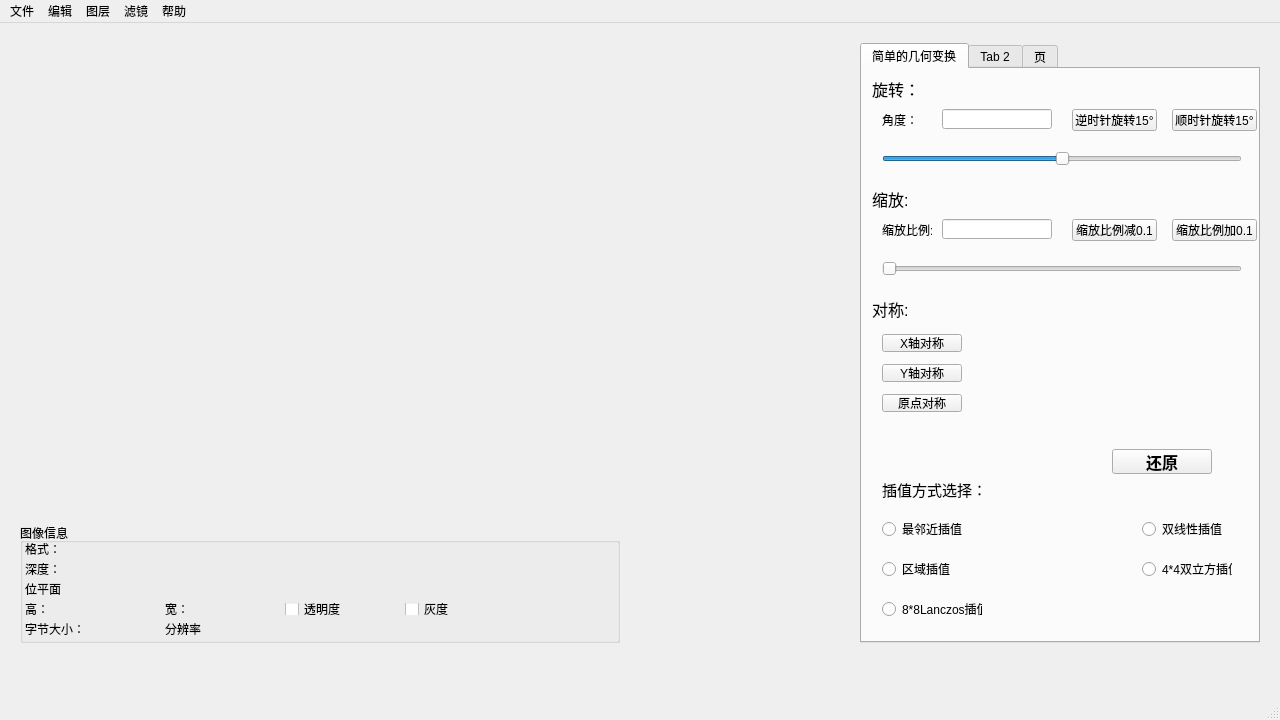
<?xml version="1.0" encoding="UTF-8"?>
<ui version="4.0">
 <class>MainWindow</class>
 <widget class="QMainWindow" name="MainWindow">
  <property name="geometry">
   <rect>
    <x>0</x>
    <y>0</y>
    <width>1280</width>
    <height>720</height>
   </rect>
  </property>
  <property name="windowTitle">
   <string>ImageBeautificationSystem</string>
  </property>
  <widget class="QWidget" name="centralwidget">
   <widget class="QTabWidget" name="ProcFuncWidget">
    <property name="geometry">
     <rect>
      <x>860</x>
      <y>20</y>
      <width>400</width>
      <height>600</height>
     </rect>
    </property>
    <property name="currentIndex">
     <number>0</number>
    </property>
    <widget class="QWidget" name="SimpleGeomTrans">
     <attribute name="title">
      <string>简单的几何变换</string>
     </attribute>
     <widget class="QLabel" name="label_8">
      <property name="geometry">
       <rect>
        <x>10</x>
        <y>10</y>
        <width>60</width>
        <height>20</height>
       </rect>
      </property>
      <property name="font">
       <font>
        <pointsize>12</pointsize>
       </font>
      </property>
      <property name="text">
       <string>旋转：</string>
      </property>
     </widget>
     <widget class="QLabel" name="label_9">
      <property name="geometry">
       <rect>
        <x>20</x>
        <y>45</y>
        <width>50</width>
        <height>12</height>
       </rect>
      </property>
      <property name="text">
       <string>角度：</string>
      </property>
     </widget>
     <widget class="QLineEdit" name="AngleEdit">
      <property name="geometry">
       <rect>
        <x>80</x>
        <y>40</y>
        <width>110</width>
        <height>20</height>
       </rect>
      </property>
     </widget>
     <widget class="QPushButton" name="LeftRotate">
      <property name="geometry">
       <rect>
        <x>210</x>
        <y>40</y>
        <width>85</width>
        <height>22</height>
       </rect>
      </property>
      <property name="text">
       <string>逆时针旋转15°</string>
      </property>
     </widget>
     <widget class="QPushButton" name="RightRotate">
      <property name="geometry">
       <rect>
        <x>310</x>
        <y>40</y>
        <width>85</width>
        <height>22</height>
       </rect>
      </property>
      <property name="text">
       <string>顺时针旋转15°</string>
      </property>
     </widget>
     <widget class="QRadioButton" name="radBtn_INTER_NEAREST">
      <property name="geometry">
       <rect>
        <x>20</x>
        <y>450</y>
        <width>100</width>
        <height>20</height>
       </rect>
      </property>
      <property name="text">
       <string>最邻近插值</string>
      </property>
     </widget>
     <widget class="QRadioButton" name="radBtn_INTER_LINEAR">
      <property name="geometry">
       <rect>
        <x>280</x>
        <y>450</y>
        <width>90</width>
        <height>20</height>
       </rect>
      </property>
      <property name="text">
       <string>双线性插值</string>
      </property>
     </widget>
     <widget class="QRadioButton" name="radBtn_INTER_AREA">
      <property name="geometry">
       <rect>
        <x>20</x>
        <y>490</y>
        <width>80</width>
        <height>20</height>
       </rect>
      </property>
      <property name="text">
       <string>区域插值</string>
      </property>
     </widget>
     <widget class="QRadioButton" name="radBtn_INTER_CUBIC">
      <property name="geometry">
       <rect>
        <x>280</x>
        <y>490</y>
        <width>90</width>
        <height>20</height>
       </rect>
      </property>
      <property name="text">
       <string>4*4双立方插值</string>
      </property>
     </widget>
     <widget class="QRadioButton" name="radBtn_INTER_LANCZOS4">
      <property name="geometry">
       <rect>
        <x>20</x>
        <y>530</y>
        <width>100</width>
        <height>20</height>
       </rect>
      </property>
      <property name="text">
       <string>8*8Lanczos插值</string>
      </property>
     </widget>
     <widget class="QLabel" name="label_10">
      <property name="geometry">
       <rect>
        <x>20</x>
        <y>410</y>
        <width>120</width>
        <height>20</height>
       </rect>
      </property>
      <property name="font">
       <font>
        <pointsize>11</pointsize>
       </font>
      </property>
      <property name="text">
       <string>插值方式选择：</string>
      </property>
     </widget>
     <widget class="QSlider" name="hzSlider_Rotate">
      <property name="geometry">
       <rect>
        <x>20</x>
        <y>80</y>
        <width>360</width>
        <height>20</height>
       </rect>
      </property>
      <property name="minimum">
       <number>-360</number>
      </property>
      <property name="maximum">
       <number>360</number>
      </property>
      <property name="orientation">
       <enum>Qt::Orientation::Horizontal</enum>
      </property>
     </widget>
     <widget class="QLabel" name="label_11">
      <property name="geometry">
       <rect>
        <x>10</x>
        <y>120</y>
        <width>60</width>
        <height>20</height>
       </rect>
      </property>
      <property name="font">
       <font>
        <pointsize>12</pointsize>
       </font>
      </property>
      <property name="text">
       <string>缩放:</string>
      </property>
     </widget>
     <widget class="QLabel" name="label_12">
      <property name="geometry">
       <rect>
        <x>20</x>
        <y>155</y>
        <width>50</width>
        <height>12</height>
       </rect>
      </property>
      <property name="text">
       <string>缩放比例:</string>
      </property>
     </widget>
     <widget class="QLineEdit" name="ScaleEdit">
      <property name="geometry">
       <rect>
        <x>80</x>
        <y>150</y>
        <width>110</width>
        <height>20</height>
       </rect>
      </property>
     </widget>
     <widget class="QPushButton" name="pbtn_ScaleDown">
      <property name="geometry">
       <rect>
        <x>210</x>
        <y>150</y>
        <width>85</width>
        <height>22</height>
       </rect>
      </property>
      <property name="text">
       <string>缩放比例减0.1</string>
      </property>
     </widget>
     <widget class="QPushButton" name="pbtn_ScaleUp">
      <property name="geometry">
       <rect>
        <x>310</x>
        <y>150</y>
        <width>85</width>
        <height>22</height>
       </rect>
      </property>
      <property name="text">
       <string>缩放比例加0.1</string>
      </property>
     </widget>
     <widget class="QSlider" name="hzSlider_Scale">
      <property name="geometry">
       <rect>
        <x>20</x>
        <y>190</y>
        <width>360</width>
        <height>20</height>
       </rect>
      </property>
      <property name="minimum">
       <number>1</number>
      </property>
      <property name="maximum">
       <number>1000</number>
      </property>
      <property name="orientation">
       <enum>Qt::Orientation::Horizontal</enum>
      </property>
     </widget>
     <widget class="QLabel" name="label_13">
      <property name="geometry">
       <rect>
        <x>10</x>
        <y>230</y>
        <width>60</width>
        <height>20</height>
       </rect>
      </property>
      <property name="font">
       <font>
        <pointsize>12</pointsize>
       </font>
      </property>
      <property name="text">
       <string>对称:</string>
      </property>
     </widget>
     <widget class="QPushButton" name="pbtn_Up_Down_Symmetry">
      <property name="geometry">
       <rect>
        <x>20</x>
        <y>265</y>
        <width>80</width>
        <height>18</height>
       </rect>
      </property>
      <property name="text">
       <string>X轴对称</string>
      </property>
     </widget>
     <widget class="QPushButton" name="pbtn_Left_Right_Symmetry">
      <property name="geometry">
       <rect>
        <x>20</x>
        <y>295</y>
        <width>80</width>
        <height>18</height>
       </rect>
      </property>
      <property name="text">
       <string>Y轴对称</string>
      </property>
     </widget>
     <widget class="QPushButton" name="pbtn_Origin_Symmetry">
      <property name="geometry">
       <rect>
        <x>20</x>
        <y>325</y>
        <width>80</width>
        <height>18</height>
       </rect>
      </property>
      <property name="text">
       <string>原点对称</string>
      </property>
     </widget>
     <widget class="QPushButton" name="pbtn_Restore_Symmetry">
      <property name="geometry">
       <rect>
        <x>250</x>
        <y>380</y>
        <width>100</width>
        <height>25</height>
       </rect>
      </property>
      <property name="font">
       <font>
        <pointsize>12</pointsize>
        <italic>false</italic>
        <bold>true</bold>
        <underline>false</underline>
       </font>
      </property>
      <property name="text">
       <string>还原</string>
      </property>
     </widget>
    </widget>
    <widget class="QWidget" name="tab_2">
     <attribute name="title">
      <string>Tab 2</string>
     </attribute>
    </widget>
    <widget class="QWidget" name="tab_3">
     <attribute name="title">
      <string>页</string>
     </attribute>
    </widget>
   </widget>
   <widget class="QGroupBox" name="ImgBasicInfo">
    <property name="geometry">
     <rect>
      <x>20</x>
      <y>500</y>
      <width>600</width>
      <height>120</height>
     </rect>
    </property>
    <property name="title">
     <string>图像信息</string>
    </property>
    <widget class="QLabel" name="editImg_Format">
     <property name="geometry">
      <rect>
       <x>65</x>
       <y>20</y>
       <width>200</width>
       <height>12</height>
      </rect>
     </property>
     <property name="text">
      <string/>
     </property>
    </widget>
    <widget class="QLabel" name="label_2">
     <property name="geometry">
      <rect>
       <x>5</x>
       <y>20</y>
       <width>40</width>
       <height>12</height>
      </rect>
     </property>
     <property name="text">
      <string>格式：</string>
     </property>
    </widget>
    <widget class="QLabel" name="editImg_Depth">
     <property name="geometry">
      <rect>
       <x>65</x>
       <y>40</y>
       <width>100</width>
       <height>12</height>
      </rect>
     </property>
     <property name="text">
      <string/>
     </property>
    </widget>
    <widget class="QLabel" name="label">
     <property name="geometry">
      <rect>
       <x>5</x>
       <y>40</y>
       <width>40</width>
       <height>12</height>
      </rect>
     </property>
     <property name="text">
      <string>深度：</string>
     </property>
    </widget>
    <widget class="QLabel" name="label_3">
     <property name="geometry">
      <rect>
       <x>5</x>
       <y>60</y>
       <width>40</width>
       <height>12</height>
      </rect>
     </property>
     <property name="text">
      <string>位平面：</string>
     </property>
    </widget>
    <widget class="QLabel" name="editImg_BitPlane">
     <property name="geometry">
      <rect>
       <x>65</x>
       <y>60</y>
       <width>100</width>
       <height>12</height>
      </rect>
     </property>
     <property name="text">
      <string/>
     </property>
    </widget>
    <widget class="QCheckBox" name="chkBox_Alpha">
     <property name="geometry">
      <rect>
       <x>265</x>
       <y>80</y>
       <width>60</width>
       <height>12</height>
      </rect>
     </property>
     <property name="text">
      <string>透明度</string>
     </property>
    </widget>
    <widget class="QCheckBox" name="chkBox_GrayScale">
     <property name="geometry">
      <rect>
       <x>385</x>
       <y>80</y>
       <width>60</width>
       <height>12</height>
      </rect>
     </property>
     <property name="text">
      <string>灰度</string>
     </property>
    </widget>
    <widget class="QLabel" name="label_4">
     <property name="geometry">
      <rect>
       <x>5</x>
       <y>80</y>
       <width>20</width>
       <height>12</height>
      </rect>
     </property>
     <property name="text">
      <string>高：</string>
     </property>
    </widget>
    <widget class="QLabel" name="editImg_Height">
     <property name="geometry">
      <rect>
       <x>25</x>
       <y>80</y>
       <width>100</width>
       <height>12</height>
      </rect>
     </property>
     <property name="text">
      <string/>
     </property>
    </widget>
    <widget class="QLabel" name="label_6">
     <property name="geometry">
      <rect>
       <x>145</x>
       <y>80</y>
       <width>20</width>
       <height>12</height>
      </rect>
     </property>
     <property name="text">
      <string>宽：</string>
     </property>
    </widget>
    <widget class="QLabel" name="editImg_Width">
     <property name="geometry">
      <rect>
       <x>165</x>
       <y>80</y>
       <width>100</width>
       <height>12</height>
      </rect>
     </property>
     <property name="text">
      <string/>
     </property>
    </widget>
    <widget class="QLabel" name="label_5">
     <property name="geometry">
      <rect>
       <x>5</x>
       <y>100</y>
       <width>55</width>
       <height>12</height>
      </rect>
     </property>
     <property name="text">
      <string>字节大小：</string>
     </property>
    </widget>
    <widget class="QLabel" name="editImg_SizeByte">
     <property name="geometry">
      <rect>
       <x>65</x>
       <y>100</y>
       <width>70</width>
       <height>12</height>
      </rect>
     </property>
     <property name="text">
      <string/>
     </property>
    </widget>
    <widget class="QLabel" name="label_7">
     <property name="geometry">
      <rect>
       <x>145</x>
       <y>100</y>
       <width>40</width>
       <height>12</height>
      </rect>
     </property>
     <property name="text">
      <string>分辨率：</string>
     </property>
    </widget>
    <widget class="QLabel" name="editImg_DPM">
     <property name="geometry">
      <rect>
       <x>205</x>
       <y>100</y>
       <width>200</width>
       <height>12</height>
      </rect>
     </property>
     <property name="text">
      <string/>
     </property>
    </widget>
   </widget>
   <widget class="QLabel" name="labPic">
    <property name="geometry">
     <rect>
      <x>20</x>
      <y>20</y>
      <width>800</width>
      <height>450</height>
     </rect>
    </property>
    <property name="text">
     <string/>
    </property>
   </widget>
  </widget>
  <widget class="QMenuBar" name="menubar">
   <property name="geometry">
    <rect>
     <x>0</x>
     <y>0</y>
     <width>1280</width>
     <height>17</height>
    </rect>
   </property>
   <widget class="QMenu" name="File">
    <property name="title">
     <string>文件</string>
    </property>
    <addaction name="OpenFile"/>
    <addaction name="RecentFile"/>
    <addaction name="separator"/>
    <addaction name="Save"/>
    <addaction name="SaveCopy"/>
    <addaction name="separator"/>
    <addaction name="Reload"/>
   </widget>
   <widget class="QMenu" name="Edit">
    <property name="title">
     <string>编辑</string>
    </property>
   </widget>
   <widget class="QMenu" name="Layer">
    <property name="title">
     <string>图层</string>
    </property>
   </widget>
   <widget class="QMenu" name="Filter">
    <property name="title">
     <string>滤镜</string>
    </property>
   </widget>
   <widget class="QMenu" name="Help">
    <property name="title">
     <string>帮助</string>
    </property>
   </widget>
   <addaction name="File"/>
   <addaction name="Edit"/>
   <addaction name="Layer"/>
   <addaction name="Filter"/>
   <addaction name="Help"/>
  </widget>
  <widget class="QStatusBar" name="statusbar"/>
  <action name="OpenFile">
   <property name="text">
    <string>打开(O)</string>
   </property>
   <property name="toolTip">
    <string>打开文件</string>
   </property>
   <property name="shortcut">
    <string>Ctrl+O</string>
   </property>
  </action>
  <action name="RecentFile">
   <property name="text">
    <string>最近打开文件</string>
   </property>
  </action>
  <action name="Save">
   <property name="text">
    <string>保存(S)</string>
   </property>
  </action>
  <action name="SaveCopy">
   <property name="text">
    <string>另存为</string>
   </property>
  </action>
  <action name="Reload">
   <property name="text">
    <string>重新加载(R)</string>
   </property>
  </action>
 </widget>
 <resources/>
 <connections/>
</ui>
